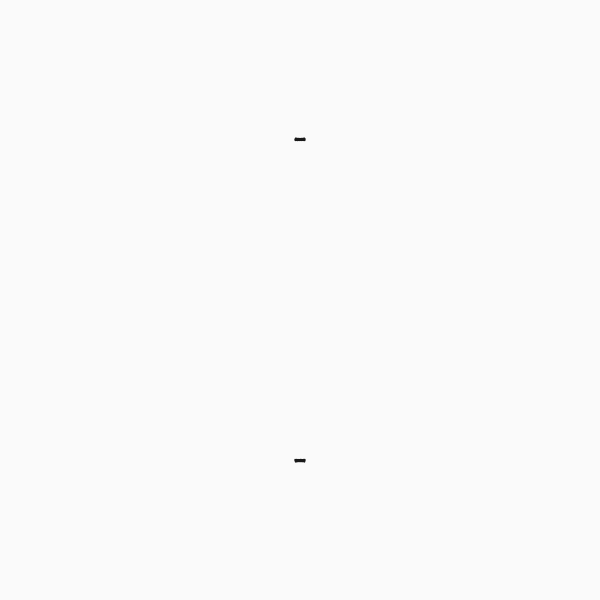
Frame 1 (no input)
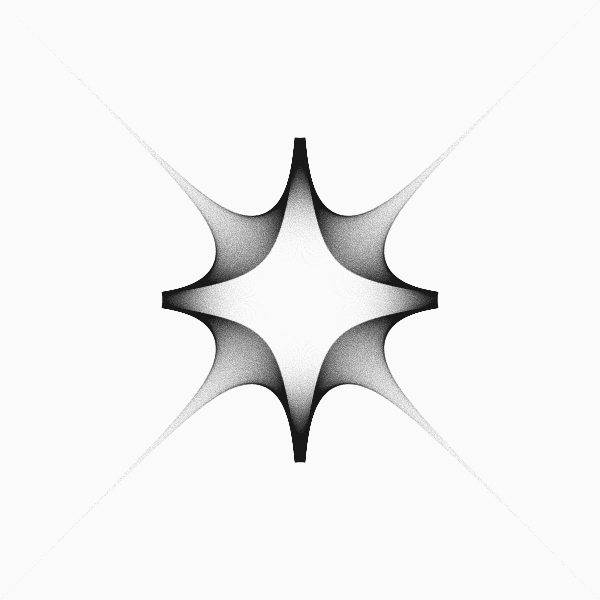
Frame 60 (the mouse pressed at the canvas centre just before this capture)
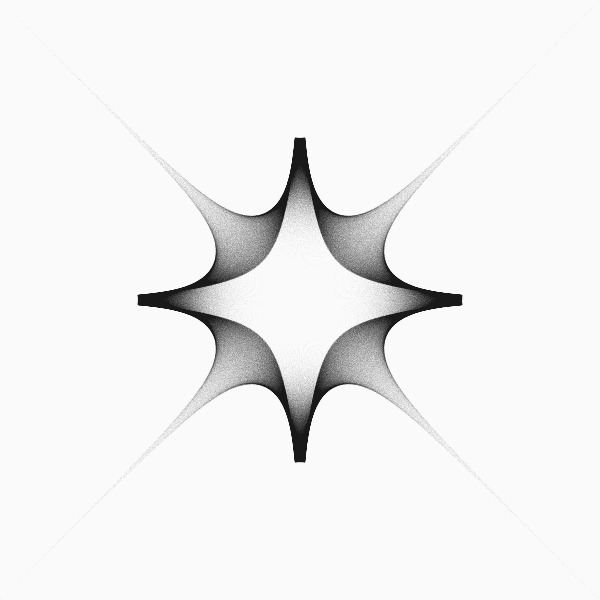
Frame 120 (the mouse held since frame 60 and released just before this capture)

The Processing sketch that drew these frames (run headless with seeded random() and noise(); from frame 60 on, the mouse is pressed at the canvas centre):

// Processing sketch: build
// ── build.pde
// Variations on Fractal Flames : Part_16
// https://generateme.wordpress.com/2016/04/11/folds/
// julia o hyperbolic

float x1, y1, x2, y2; // function domain
float step; // step within domain
float y;
boolean go = true;

// parameterization P={pdj_a,pdj_b,pdj_c,pdj_d}
float pdj_a = 0.1; // 1.0111
float pdj_b = 1.9; // -1.011
float pdj_c = -0.8; // 2.08
float pdj_d = -1.2; // 10.2

// sech parameters
float cosh(float x) { return 0.5 * (exp(x) + exp(-x)); }
float sinh(float x) { return 0.5 * (exp(x) - exp(-x)); }

void setup() {
  size(600, 600);
  background(250);
  smooth(8);
  noFill();
  stroke(20, 15);
  strokeWeight(0.7);

  x1 = y1 = -3;
  x2 = y2 = 3;
  y = y1;
  step = ( x2 - x1 ) / ( 2.321 * width );
}

void draw() {
  if (go) {
    for ( int i = 0; ( i < 20 )&go; i++ ) { // draw 20 lines at once
      for ( float x = x1; x <= x2; x += step ) {
        drawVariation(x, y);
      }
      y += step;
      if ( y > y2 ) {
        go = false;
        println( "done" );
      }
    }
  }
}

void drawVariation( float x, float y ) {
  PVector v = new PVector(x, y);
  float amount = 1.0;

  v = julia(hyperbolic(v, amount), amount);

  float xx = map( v.x+0.003*randomGaussian(), x1, x2, 20, width-20 );
  float yy = map( v.y+0.003*randomGaussian(), y1, y2, 20, height-20 );
  point( xx, yy );
}

PVector sinusoidal(PVector v, float amount) {
  return new PVector( amount * sin( v.x ), amount * sin( v.y ) );
}

PVector hyperbolic( PVector v, float amount ) {
  float r = v.mag() + 1.0e-10;
  float theta = atan2( v.x, v.y );
  float x = amount * sin( theta ) / r;
  float y = amount * cos( theta ) * r;
  return new PVector( x, y );
}

PVector pdj( PVector v, float amount ) {
  return new PVector( 
    amount * ( sin( pdj_a * v.y ) - cos( pdj_b * v.x ) ),
    amount * ( sin( pdj_c * v.x ) - cos( pdj_d * v.y ) )
      );
}

// differential of a pdj
PVector d_pdj( PVector v, float amount ) {
  float h = 0.1; // step
  float sqrth = sqrt(h);
  PVector v1 = pdj(v, amount);
  PVector v2 = pdj(new PVector(v.x+h, v.y+h), amount);
  return new PVector( (v2.x-v1.x)/sqrth, (v2.y-v1.y)/sqrth );
}

PVector julia( PVector v, float amount ) {
  float r = amount * sqrt( v.mag() );
  float theta = 0.5 * atan2( v.x, v.y ) + (int)( 2.0 * random( 0, 1 ) ) * PI;
  float x = r * cos( theta );
  float y = r * sin( theta );
  return new PVector( x, y );
}

PVector sech( PVector p, float weight ) {
  float d = cos( 2.0 * p.y ) + cosh( 2.0 * p.x );
  if ( d != 0 ) d = weight * 2.0 / d;
  return new PVector( d * cos(p.y) * cosh(p.x), -d * sin(p.y) * sinh(p.x) );
}

// sum, substraction, multiplication and division of previous functions
PVector addF(PVector v1, PVector v2) {return new PVector(v1.x + v2.x, v1.y + v2.y);}
PVector subF(PVector v1, PVector v2) {return new PVector(v1.x - v2.x, v1.y - v2.y);}
PVector mulF(PVector v1, PVector v2) {return new PVector(v1.x * v2.x, v1.y * v2.y);}
PVector divF(PVector v1, PVector v2) {return new PVector(v2.x == 0 ? 0 : v1.x / v2.x, v2.y == 0 ? 0 : v1.y / v2.y);}
